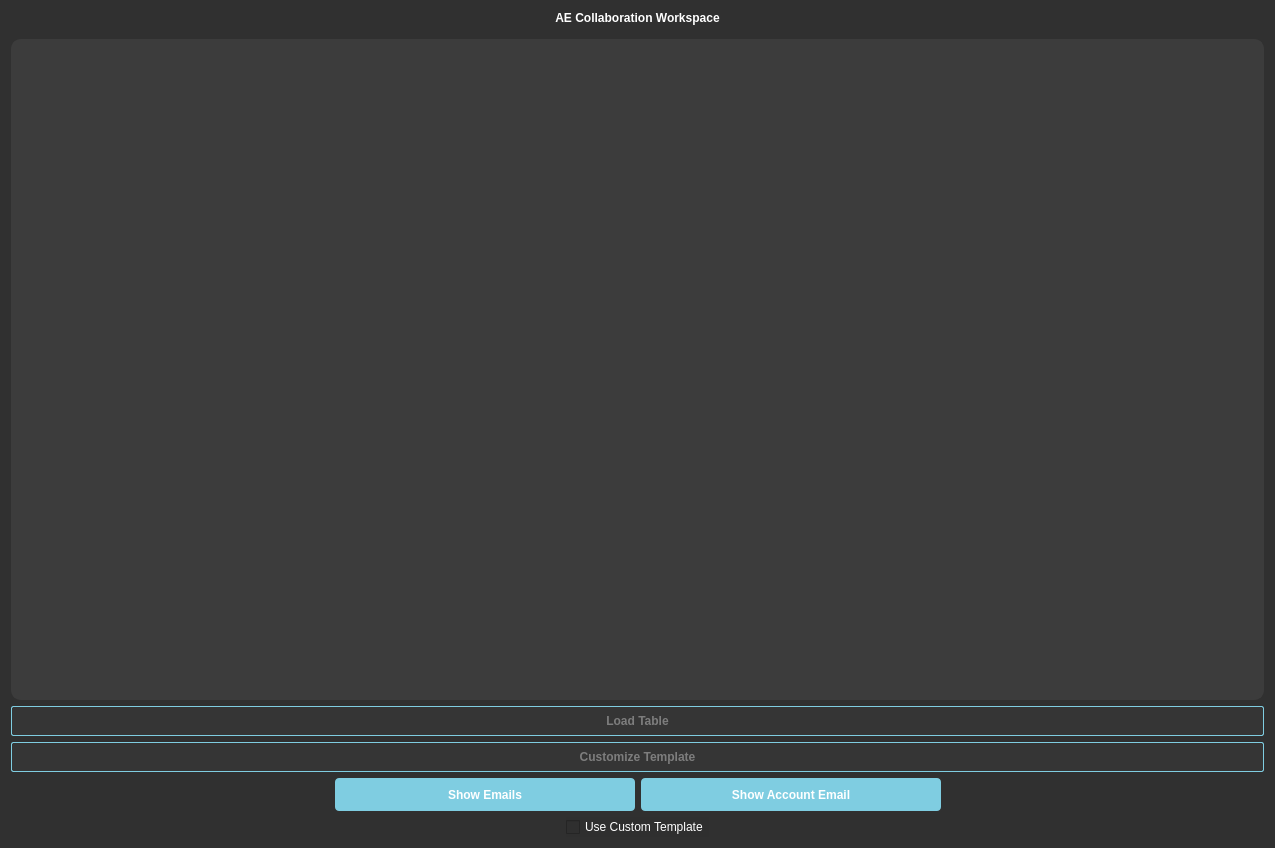
<?xml version="1.0" encoding="UTF-8"?>
<ui version="4.0">
 <class>Form</class>
 <widget class="QWidget" name="Form">
  <property name="geometry">
   <rect>
    <x>0</x>
    <y>0</y>
    <width>1275</width>
    <height>848</height>
   </rect>
  </property>
  <property name="minimumSize">
   <size>
    <width>1000</width>
    <height>500</height>
   </size>
  </property>
  <property name="windowTitle">
   <string>Form</string>
  </property>
  <property name="styleSheet">
   <string notr="true">
QWidget {
    background-color: #303030;
    color: white;
}

QCheckBox{
    background-color: #3c3c3c;
    alignment: center
}
QAbstractButton{
    background-color: #3c3c3c;
    alignment: center
}
QLabel{
	font: 87 24pt &quot;Arial&quot;;
    font-weight: 600
    
}
/* Set the color of text in LineEdit to white */
QLineEdit {
    color: white;
    background-color: #3c3c3c;
}

/* Set the color of text in PushButton to white */
QPushButton {
    background-color: #7fcde1;
    color: white;
    border-radius: 4px;
    padding: 4px;
    font: 12pt &quot;Arial&quot;;
    height: 35px;
    
    font-weight: 800;
}

/* Add a hover effect to buttons */
QPushButton:hover {
    background: #ff9d00;
    color: #ffffff
}

/* Add a pressed effect to buttons */
QPushButton:pressed {
    background: qlineargradient(x1: 0, y1: 0, x2: 0, y2: 1,
    stop: 0 #ff9d00, stop: 1 #ffb900);
}

/* Set the color of text in TableWidget to white */
QTableWidget {
    border-radius: 10px;
    border: 2px solid #3c3c3c;
    background-color: #3c3c3c;
    color: white;
    font-weight: bold;
    font: Arial;
    gridline-color: #5f5f5f;
}

QTableCornerButton::section{
    background-color: #3c3c3c;
}
/* Add a hover effect to rows */
QTableWidget::item:hover {
    background-color: #6f6f6f;
    color: #7fcde1;
}

/* Add a hover effect to rows */
QTableWidget::item:selected {
    background-color: #6f6f6f;
    color: #7fcde1;

}

/* Set the color of text in TableWidget header to white */
QHeaderView::section {
    border-radius: 1px;
    
    color: white;
    background-color: #3c3c3c;
    font: 9pt Arial;
    font-weight: bold;
}

QScrollBar:vertical{
    border: none;
    background-color: #303030;
    width: 14px;
    margin: 15px 0 15px 0;
    border-radius: 0px;
}

/*  HANDLE BAR VERTICAL */
QScrollBar::handle:vertical {	
	background-color: #6f6f6f;
	min-height: 30px;
	border-radius: 7px;
}
QScrollBar::handle:vertical:hover{	
	background-color: #ff9d00;
}
QScrollBar::handle:vertical:pressed {	
	background-color: #ffb900;
}

/* BTN TOP - SCROLLBAR */
QScrollBar::sub-line:vertical {
	border: none;
	background-color: #303030;
	height: 15px;
	border-top-left-radius: 7px;
	border-top-right-radius: 7px;
	subcontrol-position: top;
	subcontrol-origin: margin;
}

QScrollBar::sub-line:vertical:pressed {	
	background-color: #ffb900;
}

/* BTN BOTTOM - SCROLLBAR */
QScrollBar::add-line:vertical {
	border: none;
	background-color: #303030;
	height: 15px;
	border-bottom-left-radius: 7px;
	border-bottom-right-radius: 7px;
	subcontrol-position: bottom;
	subcontrol-origin: margin;
}

QScrollBar::add-line:vertical:pressed {	
	background-color: #ffb900;
}


/* RESET ARROW */
QScrollBar::up-arrow:vertical, QScrollBar::down-arrow:vertical {
	background: none;
}
QScrollBar::add-page:vertical, QScrollBar::sub-page:vertical {
	background: none;
}


/* HORIZONTAL SCROLLBAR - HOMEWORK */
QScrollBar:horizontal {
    border: none;
    background-color: #303030;
    height: 14px;
    margin: 0 15px 0 15px;
    border-radius: 0px;
}
QScrollBar::handle:horizontal {
	background-color: #6f6f6f;
	min-width: 30px;
	border-radius: 7px;
}

QScrollBar::handle:horizontal:hover{	
	background-color: #ff9d00;
}
QScrollBar::handle:horizontal:pressed {	
	background-color: #ffb900;
}
QScrollBar::add-line:horizontal {
	border: none;
	background-color: #303030;
	width: 15px;
	border-bottom-right-radius: 7px;
	border-top-right-radius: 7px;
	subcontrol-position: right;
	subcontrol-origin: margin;
}
QScrollBar::sub-line:horizontal {
	border: none;
	background-color: #303030;
	width: 15px;
	border-top-left-radius: 7px;
	border-bottom-left-radius: 7px;
	subcontrol-position: left;
	subcontrol-origin: margin;
}
QScrollBar::up-arrow:horizontal, QScrollBar::down-arrow:horizontal{

    background: none;
}
QScrollBar::add-page:horizontal, QScrollBar::sub-page:horizontal{

    background: none;
}

QDateTimeEdit::up-button {
    font: 87 8pt &quot;Arial&quot;;
    width: 20px;
    height: 20px;
    
}



QDateTimeEdit::down-button {
    font: 87 8pt &quot;Arial&quot;;
    width: 20px;
    height: 20px;
    
}
</string>
  </property>
  <layout class="QVBoxLayout" name="verticalLayout">
   <item>
    <widget class="QLabel" name="label">
     <property name="styleSheet">
      <string notr="true">QLabel{
    font: 20pt &quot;Arial&quot;;
    color: #fff;
    margin-bottom: 8px
}</string>
     </property>
     <property name="text">
      <string>AE Collaboration Workspace</string>
     </property>
     <property name="alignment">
      <set>Qt::AlignCenter</set>
     </property>
     <property name="margin">
      <number>0</number>
     </property>
    </widget>
   </item>
   <item>
    <widget class="QTableWidget" name="tableWidget">
     <property name="selectionBehavior">
      <enum>QAbstractItemView::SelectRows</enum>
     </property>
     <property name="verticalScrollMode">
      <enum>QAbstractItemView::ScrollPerPixel</enum>
     </property>
     <property name="horizontalScrollMode">
      <enum>QAbstractItemView::ScrollPerPixel</enum>
     </property>
     <property name="showGrid">
      <bool>false</bool>
     </property>
     <property name="sortingEnabled">
      <bool>true</bool>
     </property>
     <attribute name="horizontalHeaderStretchLastSection">
      <bool>true</bool>
     </attribute>
     <attribute name="verticalHeaderVisible">
      <bool>true</bool>
     </attribute>
    </widget>
   </item>
   <item>
    <widget class="QPushButton" name="pushButton_2">
     <property name="styleSheet">
      <string notr="true">QPushButton {
    background-color: rgb(53, 53, 53);
    color: rgb(125, 125, 125);
    border: 1px solid #7fcde1;
    border-radius: 2px;
    padding: 4px;
    font: 10pt &quot;Arial&quot;;
    height: 20px;
    
    
    
}

/* Add a hover effect to buttons */
QPushButton:hover {
    background: rgb(71, 71, 71);
    font: rgb(204, 204, 204);
    color: #ffffff
}

/* Add a pressed effect to buttons */
QPushButton:pressed {
    background: qlineargradient(x1: 0, y1: 0, x2: 0, y2: 1,
    stop: 0 #ff9d00, stop: 1 #ffb900);
}</string>
     </property>
     <property name="text">
      <string>Load Table</string>
     </property>
    </widget>
   </item>
   <item>
    <widget class="QPushButton" name="pushButton_4">
     <property name="styleSheet">
      <string notr="true">QPushButton {
    background-color: rgb(53, 53, 53);
    color: rgb(125, 125, 125);
    border: 1px solid #7fcde1;
    border-radius: 2px;
    padding: 4px;
    font: 10pt &quot;Arial&quot;;
    height: 20px;
    
    
    
}

/* Add a hover effect to buttons */
QPushButton:hover {
    background: rgb(71, 71, 71);
    font: rgb(204, 204, 204);
    color: #ffffff
}

/* Add a pressed effect to buttons */
QPushButton:pressed {
    background: qlineargradient(x1: 0, y1: 0, x2: 0, y2: 1,
    stop: 0 #ff9d00, stop: 1 #ffb900);
}</string>
     </property>
     <property name="text">
      <string>Customize Template</string>
     </property>
    </widget>
   </item>
   <item>
    <layout class="QHBoxLayout" name="horizontalLayout">
     <item alignment="Qt::AlignRight">
      <widget class="QPushButton" name="pushButton">
       <property name="minimumSize">
        <size>
         <width>300</width>
         <height>0</height>
        </size>
       </property>
       <property name="styleSheet">
        <string notr="true">height: 25px;
font: 12pt &quot;Arial&quot;;</string>
       </property>
       <property name="text">
        <string>Show Emails</string>
       </property>
      </widget>
     </item>
     <item alignment="Qt::AlignLeft">
      <widget class="QPushButton" name="pushButton_3">
       <property name="minimumSize">
        <size>
         <width>300</width>
         <height>0</height>
        </size>
       </property>
       <property name="styleSheet">
        <string notr="true">height: 25px;
font: 12pt &quot;Arial&quot;;</string>
       </property>
       <property name="text">
        <string>Show Account Email</string>
       </property>
      </widget>
     </item>
    </layout>
   </item>
   <item alignment="Qt::AlignHCenter">
    <widget class="QCheckBox" name="checkBox">
     <property name="minimumSize">
      <size>
       <width>120</width>
       <height>0</height>
      </size>
     </property>
     <property name="styleSheet">
      <string notr="true">QCheckBox{
    font: 10pt &quot;Arial&quot;;
    background-color: rgb(47, 47, 47);
    
}</string>
     </property>
     <property name="text">
      <string>Use Custom Template</string>
     </property>
    </widget>
   </item>
  </layout>
 </widget>
 <resources/>
 <connections/>
</ui>
